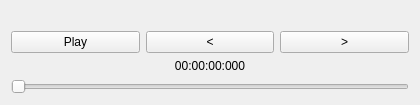
<?xml version="1.0" encoding="UTF-8"?>
<ui version="4.0">
 <class>AvManager</class>
 <widget class="QWidget" name="AvManager">
  <property name="geometry">
   <rect>
    <x>0</x>
    <y>0</y>
    <width>420</width>
    <height>99</height>
   </rect>
  </property>
  <property name="sizePolicy">
   <sizepolicy hsizetype="MinimumExpanding" vsizetype="MinimumExpanding">
    <horstretch>0</horstretch>
    <verstretch>0</verstretch>
   </sizepolicy>
  </property>
  <layout class="QVBoxLayout" name="verticalLayout">
   <item>
    <widget class="QLabel" name="label">
     <property name="sizePolicy">
      <sizepolicy hsizetype="MinimumExpanding" vsizetype="MinimumExpanding">
       <horstretch>0</horstretch>
       <verstretch>0</verstretch>
      </sizepolicy>
     </property>
     <property name="text">
      <string>&lt;video&gt;</string>
     </property>
     <property name="alignment">
      <set>Qt::AlignCenter</set>
     </property>
    </widget>
   </item>
   <item>
    <layout class="QHBoxLayout" name="horizontalLayout">
     <property name="sizeConstraint">
      <enum>QLayout::SetMinimumSize</enum>
     </property>
     <item>
      <widget class="QPushButton" name="playButton">
       <property name="text">
        <string>Play</string>
       </property>
      </widget>
     </item>
     <item>
      <widget class="QPushButton" name="rewButton">
       <property name="text">
        <string>&lt;</string>
       </property>
      </widget>
     </item>
     <item>
      <widget class="QPushButton" name="ffwdButton">
       <property name="text">
        <string>&gt;</string>
       </property>
      </widget>
     </item>
    </layout>
   </item>
   <item>
    <widget class="QLabel" name="currentTime">
     <property name="text">
      <string>00:00:00:000</string>
     </property>
     <property name="alignment">
      <set>Qt::AlignCenter</set>
     </property>
    </widget>
   </item>
   <item>
    <widget class="QSlider" name="seekSlider">
     <property name="maximum">
      <number>100</number>
     </property>
     <property name="orientation">
      <enum>Qt::Horizontal</enum>
     </property>
    </widget>
   </item>
  </layout>
 </widget>
 <resources/>
 <connections/>
</ui>
